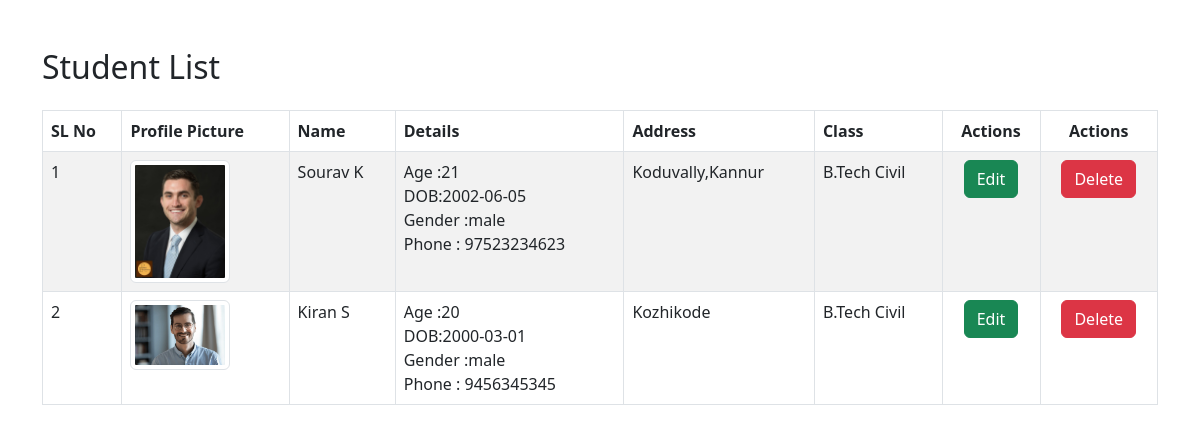
The app's page /accounts/students/ (signed in) with its own data.
### accounts/models.py (models this page shows, shortened)
class Student(models.Model):
    name = models.CharField(max_length=255)
    age = models.PositiveIntegerField()
    dob = models.DateField()
    address = models.CharField(max_length=255)
    gender = models.CharField(max_length=10, choices=[('male', 'Male'), ('female', 'Female'), ('other', 'Other')])
    phone_number = models.CharField(
        max_length=15,
        unique=True,
        validators=[RegexValidator(r'^\+?\d{10,15}$')]
    )
    class_name=models.ForeignKey(Classes, on_delete=models.CASCADE, related_name='Classes_names')
    profile_picture = models.ImageField(upload_to='students/', blank=True, null=True)

class Classes(models.Model):
    name = models.CharField(max_length=50)

### accounts/views.py (the view)
# urls.py: path('students/', StudentListAPIView.as_view(), name='student_list'),
class StudentListAPIView(AdminOfficeStaffLibrarianMixin,APIView):
    def dispatch(self, request, *args, **kwargs):
        if not (request.user.is_admin or request.user.is_office_staff or request.user.is_librarian):
            messages.error(request, "You do not have permission to view this page.")
            return redirect('login')
        return super().dispatch(request, *args, **kwargs)
    def get(self, request, *args, **kwargs):
        students = Student.objects.all()
        serializer = StudentSerializer(students, many=True)
        if request.user.is_admin:
            role='admin'
        else:
            role=""
        return render(request, 'admin/student_list.html',{'students':serializer.data ,'role':role })

### accounts/permissions.py (called while the page is built)
    def dispatch(self, request, *args, **kwargs):
        if not (request.user.is_authenticated and(request.user.is_admin or request.user.is_office_staff or request.user.is_librarian)):
            messages.error(request, "You do not have permission to view this page.")
            return HttpResponse(
                """<script>alert("Please log in to access this page.");window.location.href = "/accounts/login";</script>""",
                content_type="text/html"
            )  # Redirect to login if the user doesn't have the required role
        return super().dispatch(request, *args, **kwargs)

### accounts/templates/admin/student_list.html (shortened to what this page needs)
<!DOCTYPE html>
<html lang="en">
<head>
    <link href="https://cdn.jsdelivr.net/npm/bootstrap@5.3.0-alpha1/dist/css/bootstrap.min.css" rel="stylesheet">
</head>
<body>
    <div class="container mt-5">
        <h2 class="mb-4">Student List</h2>
        <table class="table table-striped table-bordered">
            <thead>
                <tr>
                    <th>SL No</th>
                    <th>Profile Picture</th>
                    <th>Name</th>
                    <th>Details</th>
                    <th>Address</th>
                    <th>Class</th>
                    {% if role == 'admin' %}
                    <th class="text-center">Actions</th>
                    <th class="text-center">Actions</th>
                    {% endif %}
                </tr>
            </thead>
            <tbody>
                {% for student in students %}
                <tr>
                    <td>{{ forloop.counter }}</td>
                    <td>
                        {% if student.profile_picture %}
                        <img src="{{ student.profile_picture }}" alt="{{ student.name }}" class="img-thumbnail" width="100px" >
                        {% else %}
                        <span>No Image</span>
                        {% endif %}
                    </td>
                    <td>{{ student.name }}</td>
                    <td>Age :{{ student.age }} <br>
                        DOB:{{student.dob}} <br>
                        Gender :{{student.gender}} <br>
                        Phone : {{student.phone_number}} <br>
                    </td>
                    <td>{{student.address}}</td>
                    <td>{{ student.class_name_display }}</td>
                    {% if role == 'admin' %}
                    <td class="text-center">
                        <form action="{% url 'edit_student' %}" method="POST">
                            <button type="submit" class="btn btn-success">Edit</button>
                        </form>
                    </td>
                    <td class="text-center">
                        <form action="{% url 'edit_student' %}" method="POST" onsubmit="return confirmDelete()">
                            <button type="submit" class="btn btn-danger">Delete</button>
                        </form>
                    </td>
                    {% endif %}
                </tr>
                {% empty %}
                <tr>
                    <td colspan="6" class="text-center">No students available</td>
                </tr>
                {% endfor %}
            </tbody>
        </table>
    </div>
</body>
</html>

### records on screen
Student: shows a picture, name "Sourav K", age "21", dob "2002-06-05", gender "male", phone_number "97523234623", address "Koduvally,Kannur", class_name_display "B.Tech Civil"
Student: shows a picture, name "Kiran S", age "20", dob "2000-03-01", gender "male", phone_number "9456345345", address "Kozhikode", class_name_display "B.Tech Civil"
